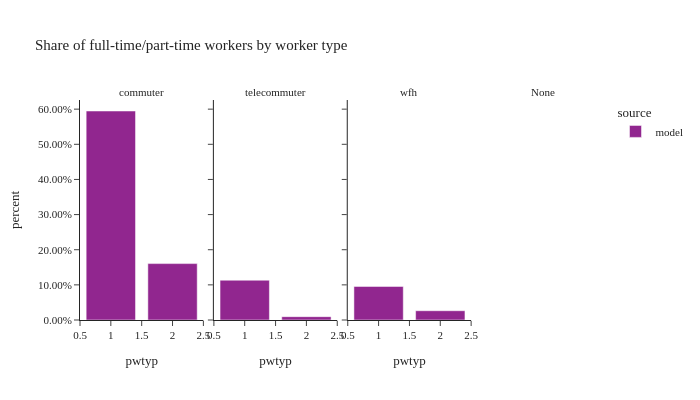

The code cell stored with this chart in its notebook:
### Code cell
df_worker_count = summarize_counts(workers, ['source', 'worker_type', 'pwtyp'])

fig = px.bar(df_worker_count.sort(['source']).to_pandas(), x='pwtyp', y="percent",
             facet_col="worker_type", color="source", hover_data=['sample count', 'total count'],
             barmode="group",
             title="Share of full-time/part-time workers by worker type")
fig.for_each_annotation(lambda a: a.update(text=a.text.split("=")[-1]))
fig.update_layout(height=400, width=700, font=dict(size=11),
                  yaxis_tickformat='.2%')
fig.show()

### Figure 1 — Plotly figure (JSON) as saved in the notebook; plotly's stock layout.template omitted (floating-point values rounded to 4 significant figures)
{"data": [{"alignmentgroup": "True", "customdata": [[1357000.0, 1357000.0], [366100.0, 366100.0]], "hovertemplate": "source=model<br>worker_type=commuter<br>pwtyp=%{x}<br>percent=%{y}<br>sample count=%{customdata[0]}<br>total count=%{customdata[1]}<extra></extra>", "legendgroup": "model", "marker": {"color": "#91268F", "pattern": {"shape": ""}}, "name": "model", "offsetgroup": "model", "orientation": "v", "showlegend": true, "textposition": "auto", "type": "bar", "x": [1, 2], "xaxis": "x", "y": [0.5947, 0.1605], "yaxis": "y"}, {"alignmentgroup": "True", "customdata": [[258400.0, 258400.0], [21670.0, 21670.0]], "hovertemplate": "source=model<br>worker_type=telecommuter<br>pwtyp=%{x}<br>percent=%{y}<br>sample count=%{customdata[0]}<br>total count=%{customdata[1]}<extra></extra>", "legendgroup": "model", "marker": {"color": "#91268F", "pattern": {"shape": ""}}, "name": "model", "offsetgroup": "model", "orientation": "v", "showlegend": false, "textposition": "auto", "type": "bar", "x": [1, 2], "xaxis": "x2", "y": [0.1133, 0.009501], "yaxis": "y2"}, {"alignmentgroup": "True", "customdata": [[218100.0, 218100.0], [60180.0, 60180.0]], "hovertemplate": "source=model<br>worker_type=wfh<br>pwtyp=%{x}<br>percent=%{y}<br>sample count=%{customdata[0]}<br>total count=%{customdata[1]}<extra></extra>", "legendgroup": "model", "marker": {"color": "#91268F", "pattern": {"shape": ""}}, "name": "model", "offsetgroup": "model", "orientation": "v", "showlegend": false, "textposition": "auto", "type": "bar", "x": [1, 2], "xaxis": "x3", "y": [0.09559, 0.02638], "yaxis": "y3"}], "layout": {"annotations": [{"font": {}, "showarrow": false, "text": "commuter", "x": 0.1175, "xanchor": "center", "xref": "paper", "y": 1.0, "yanchor": "bottom", "yref": "paper"}, {"font": {}, "showarrow": false, "text": "telecommuter", "x": 0.3725, "xanchor": "center", "xref": "paper", "y": 1.0, "yanchor": "bottom", "yref": "paper"}, {"font": {}, "showarrow": false, "text": "wfh", "x": 0.6275, "xanchor": "center", "xref": "paper", "y": 1.0, "yanchor": "bottom", "yref": "paper"}, {"font": {}, "showarrow": false, "text": "None", "x": 0.8825, "xanchor": "center", "xref": "paper", "y": 1.0, "yanchor": "bottom", "yref": "paper"}], "barmode": "group", "font": {"size": 11}, "height": 400, "legend": {"title": {"text": "source"}, "tracegroupgap": 0}, "title": {"text": "Share of full-time/part-time workers by worker type"}, "width": 700, "xaxis": {"anchor": "y", "domain": [0.0, 0.235], "title": {"text": "pwtyp"}}, "xaxis2": {"anchor": "y2", "domain": [0.255, 0.49], "matches": "x", "title": {"text": "pwtyp"}}, "xaxis3": {"anchor": "y3", "domain": [0.51, 0.745], "matches": "x", "title": {"text": "pwtyp"}}, "xaxis4": {"anchor": "y4", "domain": [0.765, 1.0], "matches": "x", "title": {"text": "pwtyp"}}, "yaxis": {"anchor": "x", "domain": [0.0, 1.0], "tickformat": ".2%", "title": {"text": "percent"}}, "yaxis2": {"anchor": "x2", "domain": [0.0, 1.0], "matches": "y", "showticklabels": false}, "yaxis3": {"anchor": "x3", "domain": [0.0, 1.0], "matches": "y", "showticklabels": false}, "yaxis4": {"anchor": "x4", "domain": [0.0, 1.0], "matches": "y", "showticklabels": false}}}
